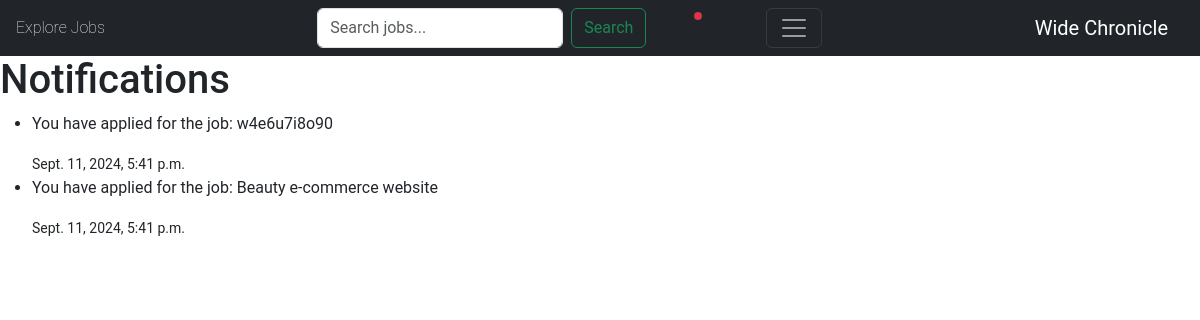
The app's page /notifications/ (signed in), older data.
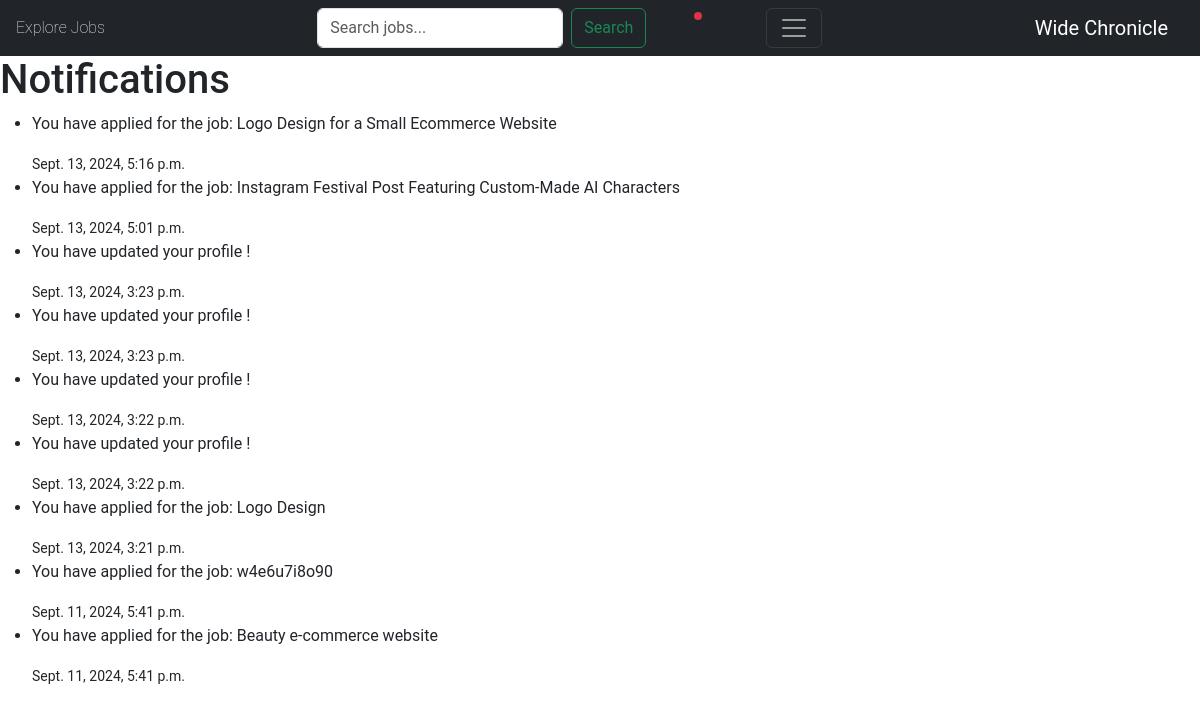
The same page, newer data.
### jobs/models.py (models this page shows, shortened)
class Notification(models.Model):
    user = models.ForeignKey(User, on_delete=models.CASCADE)
    message = models.TextField()
    timestamp = models.DateTimeField(auto_now_add=True)
    is_read = models.BooleanField(default=False)
    class Meta:
        ordering = ['-timestamp']

### jobs/views.py (the view)
# urls.py: path('notifications/', notifications_view, name='notifications'),
def notifications_view(request):
    notifications = Notification.objects.filter(user=request.user,)
    context = {'notifications': notifications}
    if notifications:
        mark_notifications_as_read(request)
    return render(request, 'jobs/notifications.html', context)

### accounts/models.py (called while the page is built)
    def role(self):
        if hasattr(self, 'seller'):
            return 'Seller'
        elif hasattr(self, 'buyer'):
            return 'Buyer'
        else:
            return None

    def name(user):
        if hasattr(user, 'seller'):
            return user.seller.name
        elif hasattr(user, 'buyer'):
            return user.buyer.name

    def profile_pic(user):
        if hasattr(user, 'seller'):
            return user.seller.profile_pic.url
        elif hasattr(user, 'buyer'):
            return user.buyer.profile_pic.url
        return user.profile_pic

### jobs/context_processors.py (called while the page is built)
def unread_notifications(request):
    if request.user.is_authenticated:
        unread_count = Notification.objects.filter(user=request.user, is_read=False).count()
    else:
        unread_count = 0
    return {
        'unread_notifications_count': unread_count
    }

### jobs/views.py (called while the page is built)
def mark_notifications_as_read(request):
    notifications = Notification.objects.filter(user=request.user, is_read=False)
    notifications.update(is_read=True)

### jobs/templates/jobs/notifications.html
{% extends 'jobs/_base.html' %}
{% block content %}
<h1>Notifications</h1>
<ul>
    {% for notification in notifications %}
        <li>
            <p>{{ notification.message }}</p>
            <small>{{ notification.timestamp }}</small>
        </li>
    {% empty %}
        <li>No new notifications.</li>
    {% endfor %}
</ul>
{% endblock %}

Row changes from the older to the newer data that the page shows:
added Notification: message "You have applied for the job: Logo Design for a Small Ecommerce Website", timestamp "Sept. 13, 2024, 5:16 p.m."
added Notification: message "You have applied for the job: Instagram Festival Post Featuring Custom-Made AI Characters", timestamp "Sept. 13, 2024, 5:01 p.m."
added Notification: message "You have updated your profile !", timestamp "Sept. 13, 2024, 3:23 p.m."
added Notification: message "You have updated your profile !", timestamp "Sept. 13, 2024, 3:23 p.m."
added Notification: message "You have updated your profile !", timestamp "Sept. 13, 2024, 3:22 p.m."
added Notification: message "You have updated your profile !", timestamp "Sept. 13, 2024, 3:22 p.m."
added Notification: message "You have applied for the job: Logo Design", timestamp "Sept. 13, 2024, 3:21 p.m."
